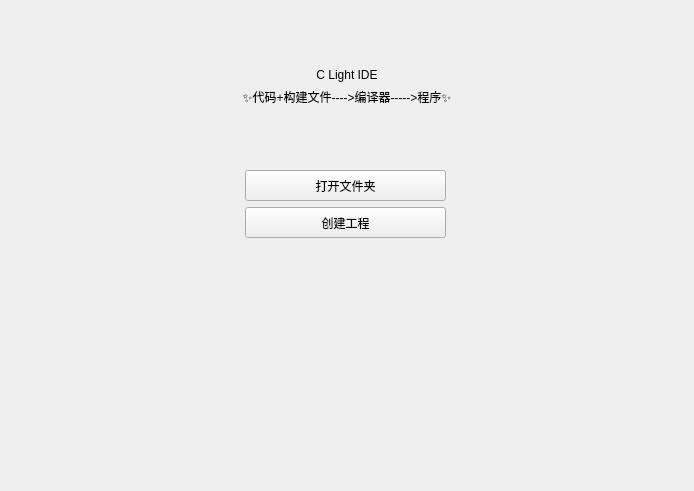
<?xml version="1.0" encoding="UTF-8"?>
<ui version="4.0">
 <class>StartPageWidget</class>
 <widget class="QWidget" name="StartPageWidget">
  <property name="geometry">
   <rect>
    <x>0</x>
    <y>0</y>
    <width>694</width>
    <height>491</height>
   </rect>
  </property>
  <property name="windowTitle">
   <string>Form</string>
  </property>
  <property name="styleSheet">
   <string notr="true">#StartPageWidget{
	border: 2x solid rgb(2, 2, 2);
	margin: 0px;
}

#StartPageWidget &gt; #widget_2{
	border: 2px solid rgb(255, 14, 70);
}
#StartPageWidget &gt; #widget{
	border: 2px solid rgb(255, 14, 70);
}


#widget &gt; #label{
	font-size: 40px;
	font-weight: bold;
}

#widget &gt; #label_2{
	font-size: 20px;
	font-weight: 500;
}

#widget_2 &gt; QPushButton{
	font-size: 15px;
	font-weight: bold;
}</string>
  </property>
  <layout class="QVBoxLayout" name="verticalLayout_2">
   <item>
    <spacer name="verticalSpacer_2">
     <property name="orientation">
      <enum>Qt::Vertical</enum>
     </property>
     <property name="sizeType">
      <enum>QSizePolicy::Fixed</enum>
     </property>
     <property name="sizeHint" stdset="0">
      <size>
       <width>20</width>
       <height>48</height>
      </size>
     </property>
    </spacer>
   </item>
   <item>
    <widget class="QWidget" name="widget" native="true">
     <property name="sizePolicy">
      <sizepolicy hsizetype="Preferred" vsizetype="Fixed">
       <horstretch>0</horstretch>
       <verstretch>0</verstretch>
      </sizepolicy>
     </property>
     <layout class="QVBoxLayout" name="verticalLayout">
      <item>
       <widget class="QLabel" name="label">
        <property name="text">
         <string>C Light IDE</string>
        </property>
        <property name="alignment">
         <set>Qt::AlignCenter</set>
        </property>
       </widget>
      </item>
      <item>
       <widget class="QLabel" name="label_2">
        <property name="text">
         <string>✨代码+构建文件----&gt;编译器-----&gt;程序✨</string>
        </property>
        <property name="alignment">
         <set>Qt::AlignCenter</set>
        </property>
       </widget>
      </item>
     </layout>
    </widget>
   </item>
   <item>
    <spacer name="verticalSpacer">
     <property name="orientation">
      <enum>Qt::Vertical</enum>
     </property>
     <property name="sizeType">
      <enum>QSizePolicy::Fixed</enum>
     </property>
     <property name="sizeHint" stdset="0">
      <size>
       <width>20</width>
       <height>40</height>
      </size>
     </property>
    </spacer>
   </item>
   <item>
    <widget class="QWidget" name="widget_2" native="true">
     <property name="sizePolicy">
      <sizepolicy hsizetype="Preferred" vsizetype="Fixed">
       <horstretch>0</horstretch>
       <verstretch>0</verstretch>
      </sizepolicy>
     </property>
     <property name="minimumSize">
      <size>
       <width>371</width>
       <height>73</height>
      </size>
     </property>
     <layout class="QGridLayout" name="gridLayout">
      <item row="0" column="0">
       <spacer name="horizontalSpacer">
        <property name="orientation">
         <enum>Qt::Horizontal</enum>
        </property>
        <property name="sizeType">
         <enum>QSizePolicy::Preferred</enum>
        </property>
        <property name="sizeHint" stdset="0">
         <size>
          <width>215</width>
          <height>20</height>
         </size>
        </property>
       </spacer>
      </item>
      <item row="0" column="1">
       <widget class="QPushButton" name="openButton">
        <property name="sizePolicy">
         <sizepolicy hsizetype="Fixed" vsizetype="Expanding">
          <horstretch>0</horstretch>
          <verstretch>0</verstretch>
         </sizepolicy>
        </property>
        <property name="minimumSize">
         <size>
          <width>201</width>
          <height>31</height>
         </size>
        </property>
        <property name="text">
         <string>打开文件夹</string>
        </property>
       </widget>
      </item>
      <item row="0" column="2">
       <spacer name="horizontalSpacer_2">
        <property name="orientation">
         <enum>Qt::Horizontal</enum>
        </property>
        <property name="sizeType">
         <enum>QSizePolicy::Preferred</enum>
        </property>
        <property name="sizeHint" stdset="0">
         <size>
          <width>214</width>
          <height>20</height>
         </size>
        </property>
       </spacer>
      </item>
      <item row="1" column="0">
       <spacer name="horizontalSpacer_3">
        <property name="orientation">
         <enum>Qt::Horizontal</enum>
        </property>
        <property name="sizeType">
         <enum>QSizePolicy::Preferred</enum>
        </property>
        <property name="sizeHint" stdset="0">
         <size>
          <width>211</width>
          <height>20</height>
         </size>
        </property>
       </spacer>
      </item>
      <item row="1" column="1">
       <widget class="QPushButton" name="createButton">
        <property name="sizePolicy">
         <sizepolicy hsizetype="Fixed" vsizetype="Expanding">
          <horstretch>0</horstretch>
          <verstretch>0</verstretch>
         </sizepolicy>
        </property>
        <property name="minimumSize">
         <size>
          <width>201</width>
          <height>31</height>
         </size>
        </property>
        <property name="text">
         <string>创建工程</string>
        </property>
       </widget>
      </item>
      <item row="1" column="2">
       <spacer name="horizontalSpacer_4">
        <property name="orientation">
         <enum>Qt::Horizontal</enum>
        </property>
        <property name="sizeType">
         <enum>QSizePolicy::Preferred</enum>
        </property>
        <property name="sizeHint" stdset="0">
         <size>
          <width>218</width>
          <height>20</height>
         </size>
        </property>
       </spacer>
      </item>
     </layout>
    </widget>
   </item>
   <item>
    <spacer name="verticalSpacer_3">
     <property name="orientation">
      <enum>Qt::Vertical</enum>
     </property>
     <property name="sizeType">
      <enum>QSizePolicy::MinimumExpanding</enum>
     </property>
     <property name="sizeHint" stdset="0">
      <size>
       <width>20</width>
       <height>164</height>
      </size>
     </property>
    </spacer>
   </item>
  </layout>
 </widget>
 <resources/>
 <connections/>
</ui>
